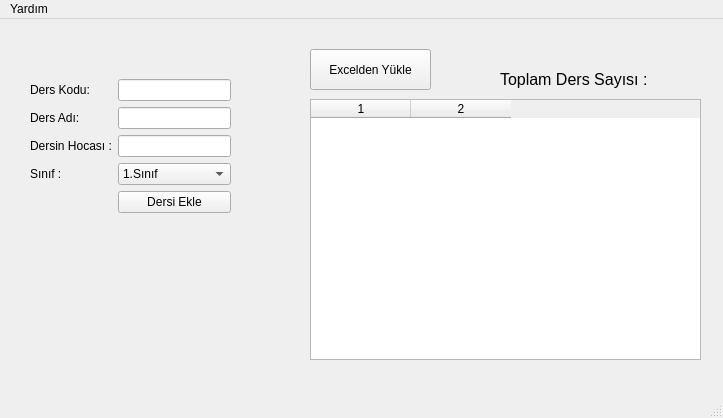
<?xml version="1.0" encoding="UTF-8"?>
<ui version="4.0">
 <class>Dersler</class>
 <widget class="QMainWindow" name="Dersler">
  <property name="geometry">
   <rect>
    <x>0</x>
    <y>0</y>
    <width>723</width>
    <height>418</height>
   </rect>
  </property>
  <property name="windowTitle">
   <string>MainWindow</string>
  </property>
  <widget class="QWidget" name="centralwidget">
   <widget class="QPushButton" name="c_excel_import">
    <property name="geometry">
     <rect>
      <x>310</x>
      <y>30</y>
      <width>121</width>
      <height>41</height>
     </rect>
    </property>
    <property name="text">
     <string>Excelden Yükle</string>
    </property>
   </widget>
   <widget class="QWidget" name="formLayoutWidget">
    <property name="geometry">
     <rect>
      <x>30</x>
      <y>60</y>
      <width>201</width>
      <height>141</height>
     </rect>
    </property>
    <layout class="QFormLayout" name="formLayout">
     <item row="0" column="0">
      <widget class="QLabel" name="label">
       <property name="text">
        <string>Ders Kodu:</string>
       </property>
      </widget>
     </item>
     <item row="0" column="1">
      <widget class="QLineEdit" name="c_code"/>
     </item>
     <item row="1" column="0">
      <widget class="QLabel" name="label_2">
       <property name="text">
        <string>Ders Adı:</string>
       </property>
      </widget>
     </item>
     <item row="1" column="1">
      <widget class="QLineEdit" name="c_name"/>
     </item>
     <item row="3" column="0">
      <widget class="QLabel" name="label_3">
       <property name="text">
        <string>Sınıf :</string>
       </property>
      </widget>
     </item>
     <item row="3" column="1">
      <widget class="QComboBox" name="classes">
       <item>
        <property name="text">
         <string>1.Sınıf</string>
        </property>
       </item>
       <item>
        <property name="text">
         <string>2.Sınıf</string>
        </property>
       </item>
       <item>
        <property name="text">
         <string>3.Sınıf</string>
        </property>
       </item>
       <item>
        <property name="text">
         <string>4.Sınıf</string>
        </property>
       </item>
       <item>
        <property name="text">
         <string>Lisansüstü</string>
        </property>
       </item>
      </widget>
     </item>
     <item row="4" column="1">
      <widget class="QPushButton" name="c_add">
       <property name="text">
        <string>Dersi Ekle</string>
       </property>
      </widget>
     </item>
     <item row="2" column="0">
      <widget class="QLabel" name="label_5">
       <property name="text">
        <string>Dersin Hocası :</string>
       </property>
      </widget>
     </item>
     <item row="2" column="1">
      <widget class="QLineEdit" name="c_lecturer"/>
     </item>
    </layout>
   </widget>
   <widget class="QTableWidget" name="tbl_dersler">
    <property name="geometry">
     <rect>
      <x>310</x>
      <y>80</y>
      <width>391</width>
      <height>261</height>
     </rect>
    </property>
    <property name="rowCount">
     <number>0</number>
    </property>
    <property name="columnCount">
     <number>2</number>
    </property>
    <column/>
    <column/>
   </widget>
   <widget class="QLabel" name="label_4">
    <property name="geometry">
     <rect>
      <x>500</x>
      <y>50</y>
      <width>151</width>
      <height>20</height>
     </rect>
    </property>
    <property name="font">
     <font>
      <pointsize>12</pointsize>
     </font>
    </property>
    <property name="text">
     <string>Toplam Ders Sayısı :</string>
    </property>
   </widget>
   <widget class="QLabel" name="lbl_total_courses">
    <property name="geometry">
     <rect>
      <x>650</x>
      <y>50</y>
      <width>47</width>
      <height>13</height>
     </rect>
    </property>
    <property name="font">
     <font>
      <pointsize>12</pointsize>
     </font>
    </property>
    <property name="text">
     <string/>
    </property>
   </widget>
  </widget>
  <widget class="QMenuBar" name="menubar">
   <property name="geometry">
    <rect>
     <x>0</x>
     <y>0</y>
     <width>723</width>
     <height>21</height>
    </rect>
   </property>
   <widget class="QMenu" name="menuYard_m">
    <property name="title">
     <string>Yardım</string>
    </property>
    <addaction name="actionHakk_nda"/>
   </widget>
   <addaction name="menuYard_m"/>
  </widget>
  <widget class="QStatusBar" name="statusbar"/>
  <action name="actionHakk_nda">
   <property name="text">
    <string>Hakkında</string>
   </property>
  </action>
 </widget>
 <resources/>
 <connections/>
</ui>
